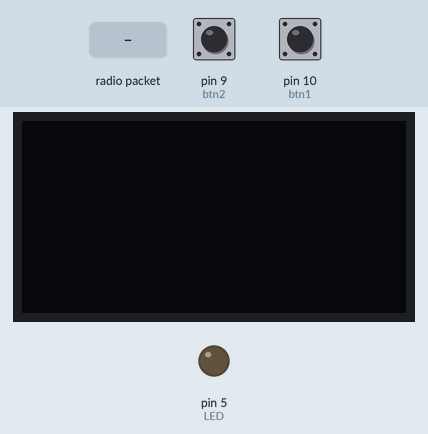
Simulated run of this sketch. Board: Arduino Uno, built with avr-gcc and run on an emulated ATmega328P. On the bench: 128×64 one-colour display, output pins drawn as LEDs (lit = HIGH). Inputs (shaded band) come from the test bench; at power-on: pin 9 (btn2) LOW, pin 10 (btn1) LOW. No radio packets arrive unless stated; pins used as bus, display or sensor lines are not drawn; what the sketch prints to the serial monitor is not drawn.

Above: at 1.3 s.
1.4 s: pin 9 (btn2) pulled HIGH for 0.15 s
3.0 s: radio packet "1" arrives
4.6 s: pin 10 (btn1) pulled HIGH for 0.15 s
Timing chart, 0 to 7.6 s (numbered marks = the images above; inputs shaded):
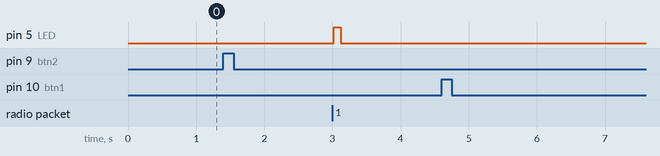

Measured:
- after the input at 1.4 s, every drawn part: stays the same
- after the input at 3.0 s, pin 5 (LED): LOW → HIGH at once, → LOW 0.10 s later
- after the input at 4.6 s, every drawn part: stays the same

The sketch:

test1buttonlight-T.ino
```cpp
// LoRa 9x_TX

#include <SPI.h>
#include <RH_RF95.h>

byte buttonState1 = 0;     // current state of the button
byte lastButtonState1 = 0; // previous state of the button
byte buttonState2 = 0;     // current state of the button
byte lastButtonState2 = 0; // previous state of the button

#define RFM95_CS 4
#define RFM95_RST 2
#define RFM95_INT 3
#define btn1 10
#define btn2 9

// Change to 915.0 or other frequency, must match RX's freq!
#define RF95_FREQ 915.0

// Singleton instance of the radio driver
RH_RF95 rf95(RFM95_CS, RFM95_INT);

    // receieve
    uint8_t buf[RH_RF95_MAX_MESSAGE_LEN];
    uint8_t len = sizeof(buf);

//// OLED /////

  #include <Wire.h>
  #include "SSD1306Ascii.h"
  #include "SSD1306AsciiWire.h"
  #define I2C_ADDRESS 0x3C
  #define RST_PIN -1

  SSD1306AsciiWire oled;

// Blinky on receipt
#define LED 5

void setup() {
  pinMode(LED, OUTPUT);
  pinMode(RFM95_RST, OUTPUT);
  digitalWrite(RFM95_RST, HIGH);

  pinMode(btn1, INPUT);
  pinMode(btn2, INPUT);

  Wire.begin();
  Wire.setClock(400000L);

  Serial.begin(9600);
  delay(100);


  // manual reset
  digitalWrite(RFM95_RST, LOW);
  delay(10);
  digitalWrite(RFM95_RST, HIGH);
  delay(10);

  while (!rf95.init()) {
    Serial.println("LoRa radio init failed");
    while (1);
  }

  // Defaults after init are 434.0MHz, modulation GFSK_Rb250Fd250, +13dbM
  if (!rf95.setFrequency(RF95_FREQ)) {
    Serial.println("setFrequency failed");
    while (1);
  }
  Serial.print("Set Freq to: "); Serial.println(RF95_FREQ);
  rf95.setTxPower(23, false);
}


void loop() {
  buttonState1 = digitalRead(btn1);
  if (buttonState1 != lastButtonState1) {
    if (buttonState1 == HIGH){
      sendRadio();
      delay(10);
    }
  } else {

  }
  lastButtonState1 = buttonState1;

  buttonState2 = digitalRead(btn2);
  if (buttonState2 != lastButtonState2) {
    if (buttonState2 == HIGH){
      sendRadio();
      delay(100);
    }
  } else {

  }
  lastButtonState2 = buttonState2;
}

void sendRadio() {
  Serial.println("Sending to rf95_server");
  if(buttonState1 == HIGH) {
    char radiopacket[20] = "Hi friend!";
    Serial.print("Sending "); Serial.println(radiopacket);
    radiopacket[19] = 0;

    Serial.println("Sending..."); delay(10);
    rf95.send((uint8_t *)radiopacket, 20);
  } else if (buttonState2 == HIGH) {
    char radiopacket[20] = "where are you?";
    Serial.print("Sending "); Serial.println(radiopacket);
    radiopacket[19] = 0;

    Serial.println("Sending..."); delay(10);
    rf95.send((uint8_t *)radiopacket, 20);
  }
    Serial.println("Waiting for packet to complete..."); delay(10);
    rf95.waitPacketSent();

    Serial.println("Waiting for reply..."); delay(10);
    if (rf95.waitAvailableTimeout(2000))
    {
      // Should be a reply message for us now
      if (rf95.recv(buf, &len))
     {
        Serial.print("Got reply: ");
        Serial.println((char*)buf);
        msgOnScreen();
        digitalWrite(LED, HIGH);
        Serial.print("RSSI: ");
        Serial.println(rf95.lastRssi(), DEC);
      }
      else
      {
        Serial.println("Receive failed");
      }
    }
    else
    {
      Serial.println("No reply, is there a listener around?");
    }
    delay(100);
    digitalWrite(LED, LOW);
}

void msgOnScreen() {
#if RST_PIN >= 0
  oled.begin(&Adafruit128x64, I2C_ADDRESS, RST_PIN);
#else // RST_PIN >= 0
  oled.begin(&Adafruit128x64, I2C_ADDRESS);
#endif // RST_PIN >= 0

  oled.setFont(Adafruit5x7);

  uint32_t m = micros();
  oled.clear();
  oled.set1X();
  oled.print((char*)buf);
}
```
